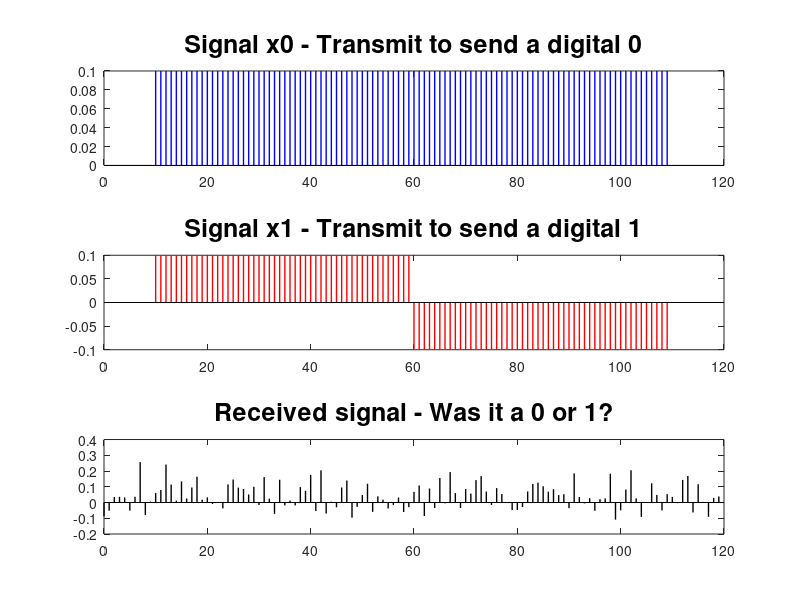

Here is the MATLAB script that generated this plot:
%%%
N = 120;
n = 0:N-1;
x0 = [zeros(10,1); ones(100,1); zeros(10,1)];
x0 = x0/norm(x0);
x1 = [zeros(10,1); ones(50,1); -ones(50,1); zeros(10,1)];
x1 = x1/norm(x1);
signals=[x0,x1];
subplot(311)
stem(n,x0,'b','Marker','none','LineWidth',1)
title('Signal x0 - Transmit to send a digital 0','fontsize',18)
subplot(312)
stem(n,x1,'r','Marker','none','LineWidth',1)
title('Signal x1 - Transmit to send a digital 1','fontsize',18)

% received signal is either x0 or x1 with additive noise
y = signals(:,round(rand(1,1))+1) + 0.2*randn(size(x1));
y=y./norm(y); % normalize y
        
subplot(313)
stem(n,y,'k','Marker','none','LineWidth',1)
title('Received signal - Was it a 0 or 1?','fontsize',18)

% computes the inner products between y and both x0 and x1:
innerproduct0 = abs( y' * x0 )
innerproduct1 = abs( y' * x1 )
  
%%%%
%%%% Write code below that stores a 0 or 1 into RECEIVEDBIT
%%%% based upon whether x0 or x1 was the more likely transmission
%%%% (hint: it should only take one or two lines of code)
%RECEIVEDBIT=?
 